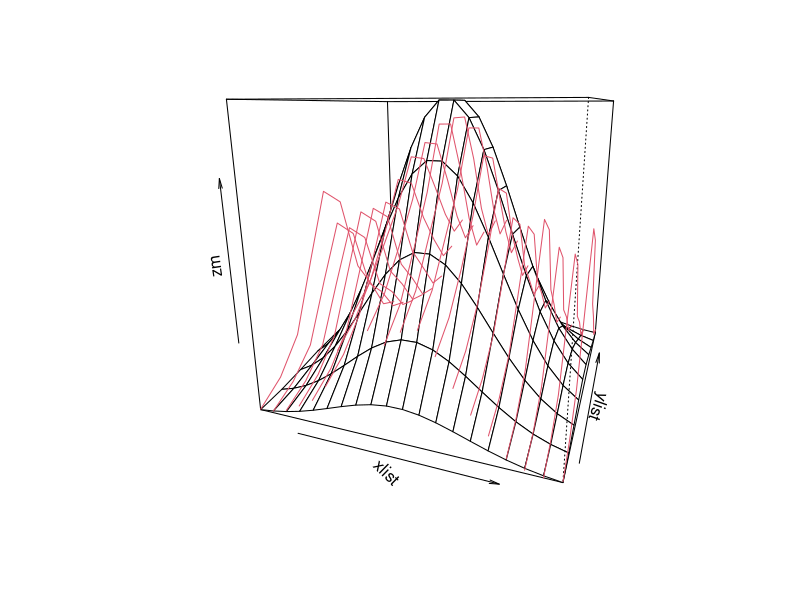

The R source for this figure: (Note: a time limit stopped this script after it produced the figure.)
##########Multivariate kernel regression
##########Exercise 1.
ker.est <- function(X, y, h, x0) {
  k0 <- function(u) {
    return(dnorm(u)) 
  }
  kernel_func <- function(x) {
    return(apply(x, 1, function(d) prod(sapply(d, k0))))
  }
  
  weights <- kernel_func((x0 - X) / h)
  
  numerator <- sum(y * weights)
  denominator <- sum(weights)
  
  f_hat <- numerator / denominator
  return(f_hat)
}


X <- matrix(rnorm(20), ncol = 2)  
y <- rnorm(10)                   
h <- c(1, 1)                     
x0 <- c(0, 0)               

f_x0 <- ker.est(X, y, h, x0)


set.seed(1)
f <- function(x1,x2){ 
  dnorm(x1-0.5, sd=0.2)*dnorm(x2-0.5, sd=0.2) 
}
n <- 1000
X <- matrix(runif(n*2), n,2)
y <- f(X[,1],X[,2]) + rnorm(n,sd=0.4)

h0=0.05
xlist <- (1:20)/21
ylist <- (1:10)/11
n1 <- length(xlist)
n2 <- length(ylist)
zm <- matrix(0, n1, n2)
for (i in 1:n1){  
  for (j in 1:n2){  
    zm[i,j] <- f(xlist[i], ylist[j])  
  } 
}
f.persp <- persp(xlist, ylist, zm, theta=20)

for (i in 1:n1){
  xi <- xlist[i]
  fhat.xi <- rep(0, n2)
  for (j in 1:n2){
    fhat.xi[j] <- ker.est(X, y, rep(h0,2), c(xi,ylist[j]))
  }
  lines(trans3d(xi, ylist, fhat.xi, pmat=f.persp), col=2)
}
dif1 <- function(u, v){ (f(u,v) - ker.est(X, y, rep(h0,2), c(u,v)))^2 }

tem1 <- function(u){
  tem2 <- function(v){ dif1(u,v)}
  vtem2 <- Vectorize(tem2)
  return(integrate(vtem2, 0, 1)$value)
}
vtem1 <- Vectorize(tem1)
integrate(vtem1, 0,1)$value
#h0 = 0.05 => ISE:  0.009570552




##########Exercise 2.
set.seed(1)
f <- function(x) { dnorm(x - 0.5, sd = 0.2) } # True regression function
n <- 1000
X <- matrix(runif(n))       
y <- f(X) + rnorm(n, sd = 0.4)  


ker.est.bias_corrected <- function(X, y, h, x0) {
  
  k0 <- function(u) { dnorm(u) }
  
  kernel_func <- function(x) {
    return(apply(x, 1, function(d) prod(sapply(d, k0))))
  }
  
  weights <- kernel_func((x0 - X) / h)
  
  numerator <- sum(y * weights)
  denominator <- sum(weights)
  
  f_hat <- numerator / denominator
  
  kernel_weights <- sapply((x0 - X) / h, k0)
  numerator_corrected <- sum(y * kernel_weights * ((x0 - X) / h)^2)
  f_hat_corrected <- f_hat - h^2 * numerator_corrected / (2 * denominator)
  
  return(f_hat_corrected)
}

h <- 0.05


x_grid <- seq(0, 1, length.out = 100)
f_true <- sapply(x_grid, f)
f_estimated <- sapply(x_grid, function(x0) ker.est.bias_corrected(X, y, h, x0))


ISE <- sum((f_estimated - f_true)^2) * (1 / length(x_grid))
ISE
